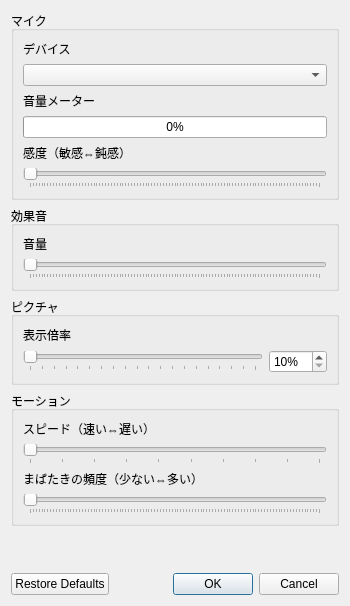
<?xml version="1.0" encoding="UTF-8"?>
<ui version="4.0">
 <class>ConfigWidget</class>
 <widget class="QWidget" name="ConfigWidget">
  <property name="geometry">
   <rect>
    <x>0</x>
    <y>0</y>
    <width>350</width>
    <height>606</height>
   </rect>
  </property>
  <property name="sizePolicy">
   <sizepolicy hsizetype="Fixed" vsizetype="Fixed">
    <horstretch>0</horstretch>
    <verstretch>0</verstretch>
   </sizepolicy>
  </property>
  <property name="minimumSize">
   <size>
    <width>350</width>
    <height>606</height>
   </size>
  </property>
  <property name="maximumSize">
   <size>
    <width>350</width>
    <height>606</height>
   </size>
  </property>
  <property name="windowTitle">
   <string>設定</string>
  </property>
  <layout class="QVBoxLayout" name="verticalLayout">
   <item>
    <widget class="QGroupBox" name="groupBox">
     <property name="title">
      <string>マイク</string>
     </property>
     <layout class="QVBoxLayout" name="verticalLayout_2">
      <item>
       <widget class="QLabel" name="label">
        <property name="text">
         <string>デバイス</string>
        </property>
       </widget>
      </item>
      <item>
       <widget class="QComboBox" name="comboBox"/>
      </item>
      <item>
       <widget class="QLabel" name="label_5">
        <property name="text">
         <string>音量メーター</string>
        </property>
       </widget>
      </item>
      <item>
       <widget class="QProgressBar" name="progressBar">
        <property name="value">
         <number>0</number>
        </property>
       </widget>
      </item>
      <item>
       <widget class="QLabel" name="label_2">
        <property name="text">
         <string>感度（敏感⇔鈍感）</string>
        </property>
       </widget>
      </item>
      <item>
       <widget class="QSlider" name="horizontalSlider">
        <property name="maximum">
         <number>100</number>
        </property>
        <property name="pageStep">
         <number>5</number>
        </property>
        <property name="orientation">
         <enum>Qt::Horizontal</enum>
        </property>
        <property name="tickPosition">
         <enum>QSlider::TicksBelow</enum>
        </property>
       </widget>
      </item>
     </layout>
     <zorder>comboBox</zorder>
     <zorder>horizontalSlider</zorder>
     <zorder>label</zorder>
     <zorder>label_2</zorder>
     <zorder>label_5</zorder>
     <zorder>progressBar</zorder>
    </widget>
   </item>
   <item>
    <widget class="QGroupBox" name="groupBox_4">
     <property name="title">
      <string>効果音</string>
     </property>
     <layout class="QVBoxLayout" name="verticalLayout_4">
      <item>
       <widget class="QLabel" name="label_7">
        <property name="text">
         <string>音量</string>
        </property>
       </widget>
      </item>
      <item>
       <widget class="QSlider" name="horizontalSlider_5">
        <property name="maximum">
         <number>100</number>
        </property>
        <property name="pageStep">
         <number>5</number>
        </property>
        <property name="orientation">
         <enum>Qt::Horizontal</enum>
        </property>
        <property name="tickPosition">
         <enum>QSlider::TicksBelow</enum>
        </property>
       </widget>
      </item>
     </layout>
    </widget>
   </item>
   <item>
    <widget class="QGroupBox" name="groupBox_3">
     <property name="title">
      <string>ピクチャ</string>
     </property>
     <layout class="QGridLayout" name="gridLayout">
      <item row="2" column="1">
       <widget class="QLabel" name="label_6">
        <property name="text">
         <string>表示倍率</string>
        </property>
       </widget>
      </item>
      <item row="4" column="1">
       <widget class="QSlider" name="horizontalSlider_4">
        <property name="minimum">
         <number>10</number>
        </property>
        <property name="maximum">
         <number>200</number>
        </property>
        <property name="orientation">
         <enum>Qt::Horizontal</enum>
        </property>
        <property name="tickPosition">
         <enum>QSlider::TicksBelow</enum>
        </property>
       </widget>
      </item>
      <item row="4" column="2">
       <widget class="QSpinBox" name="spinBox">
        <property name="focusPolicy">
         <enum>Qt::TabFocus</enum>
        </property>
        <property name="suffix">
         <string>%</string>
        </property>
        <property name="minimum">
         <number>10</number>
        </property>
        <property name="maximum">
         <number>200</number>
        </property>
       </widget>
      </item>
     </layout>
    </widget>
   </item>
   <item>
    <widget class="QGroupBox" name="groupBox_2">
     <property name="title">
      <string>モーション</string>
     </property>
     <layout class="QVBoxLayout" name="verticalLayout_3">
      <item>
       <widget class="QLabel" name="label_3">
        <property name="text">
         <string>スピード（速い⇔遅い）</string>
        </property>
       </widget>
      </item>
      <item>
       <widget class="QSlider" name="horizontalSlider_2">
        <property name="minimum">
         <number>100</number>
        </property>
        <property name="maximum">
         <number>1000</number>
        </property>
        <property name="singleStep">
         <number>100</number>
        </property>
        <property name="pageStep">
         <number>100</number>
        </property>
        <property name="value">
         <number>100</number>
        </property>
        <property name="orientation">
         <enum>Qt::Horizontal</enum>
        </property>
        <property name="tickPosition">
         <enum>QSlider::TicksBelow</enum>
        </property>
       </widget>
      </item>
      <item>
       <widget class="QLabel" name="label_4">
        <property name="text">
         <string>まばたきの頻度（少ない⇔多い）</string>
        </property>
       </widget>
      </item>
      <item>
       <widget class="QSlider" name="horizontalSlider_3">
        <property name="maximum">
         <number>100</number>
        </property>
        <property name="pageStep">
         <number>5</number>
        </property>
        <property name="value">
         <number>0</number>
        </property>
        <property name="orientation">
         <enum>Qt::Horizontal</enum>
        </property>
        <property name="tickPosition">
         <enum>QSlider::TicksBelow</enum>
        </property>
       </widget>
      </item>
     </layout>
    </widget>
   </item>
   <item>
    <spacer name="verticalSpacer">
     <property name="orientation">
      <enum>Qt::Vertical</enum>
     </property>
     <property name="sizeHint" stdset="0">
      <size>
       <width>20</width>
       <height>0</height>
      </size>
     </property>
    </spacer>
   </item>
   <item>
    <widget class="QDialogButtonBox" name="buttonBox">
     <property name="orientation">
      <enum>Qt::Horizontal</enum>
     </property>
     <property name="standardButtons">
      <set>QDialogButtonBox::Cancel|QDialogButtonBox::Ok|QDialogButtonBox::RestoreDefaults</set>
     </property>
    </widget>
   </item>
  </layout>
 </widget>
 <resources/>
 <connections/>
</ui>
